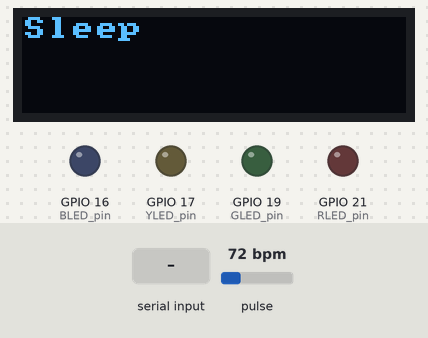
A sketch run on a simulated ESP32. On the bench: 128×32 one-colour display, output pins drawn as LEDs (lit = HIGH). The test bench sets the inputs (shaded band); at power-on: pulse 72 bpm. Nothing arrives over Bluetooth unless stated.

Above: at 1.2 s.
1.3 s: "wearable\n" received over the second serial link
At 2.1 s:
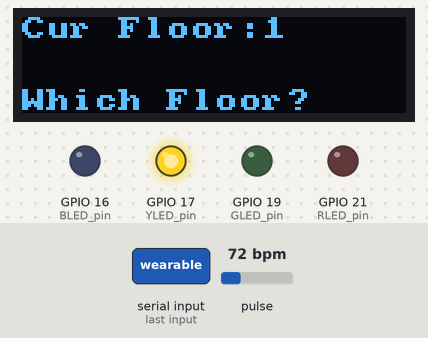
4.3 s: "Floor 150\n" received over the second serial link
At 5.1 s:
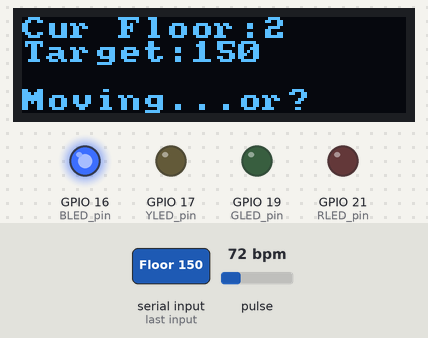
6.4 s: "sleep\n" received over the second serial link
At 8.3 s:
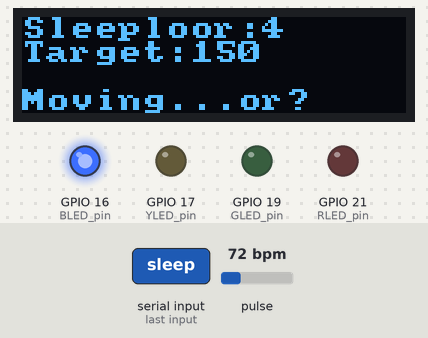
8.8 s: "cancelled\n" received over the second serial link
At 10.0 s:
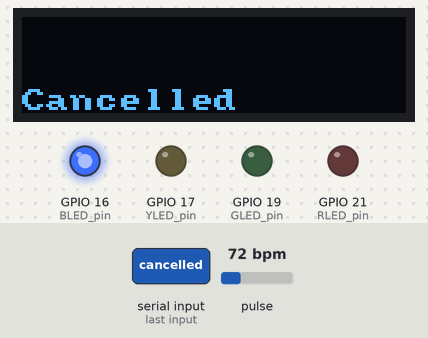
10.8 s: "Floor 1\n" received over the second serial link
At 11.9 s:
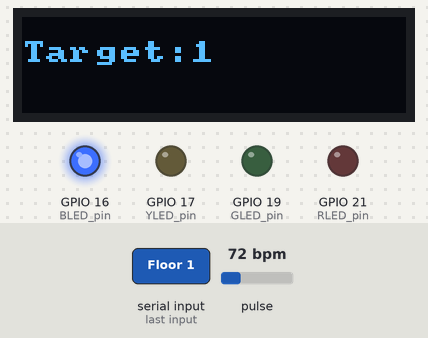
12.3 s: "Floor\n" received over the second serial link
At 13.6 s:
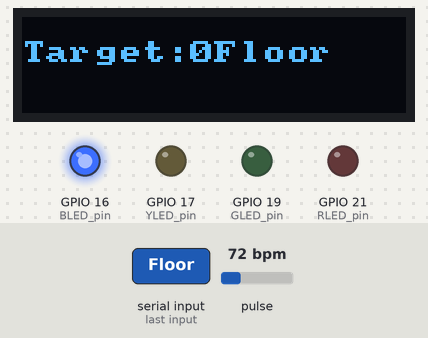
Timing chart, 0 to 14.8 s (numbered marks = the images above; inputs shaded):
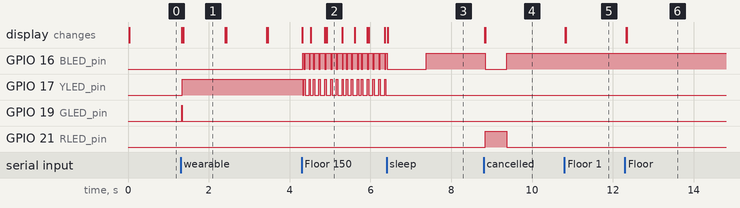

Measured:
- after the input at 1.3 s, GPIO 17 (YLED_pin): LOW → HIGH after 0.05 s; GPIO 19 (GLED_pin): LOW → HIGH at once, → LOW 0.01 s later; the display: first changes at once (image 1 shows a later state)
- after the input at 4.3 s, GPIO 16 (BLED_pin): goes HIGH 0.03 s, 15 × (LOW 0.04 s, HIGH 0.09 s), LOW 0.03 s, then HIGH, starting at once; GPIO 17 (YLED_pin): goes LOW 0.03 s, 15 × (HIGH 0.04 s, LOW 0.09 s), HIGH 0.03 s, then LOW, starting at once; the display: first changes at once (image 2 shows a later state)
- after the input at 6.4 s, GPIO 17 (YLED_pin): stops changing and stays LOW; the display: changes at once (image 3)
- after the input at 8.8 s, GPIO 16 (BLED_pin): HIGH → LOW at once, → HIGH 0.54 s later; GPIO 21 (RLED_pin): LOW → HIGH at once, → LOW 0.54 s later; the display: first changes at once (image 4 shows a later state)
- after the input at 10.8 s, the display: first changes at once (image 5 shows a later state)
- after the input at 12.3 s, the display: first changes at once (image 6 shows a later state)
- what the display in image 1 shows lasts 1.0 s, from 1.4 s to 2.4 s

The sketch:

elevatorControl.ino
```cpp
/*
   Global variables
*/
int ppg = 0;        // PPG from readPhotoSensor() (in Photodetector tab)
int sampleTime = 0; // Time of last sample (in Sampling tab)
bool sending;
int targetFloor = 1;
int currentFloor = 1;
bool movingFloor = false;
int lastFloorMove = millis();
String targetFloorString = "";

void setup() {
  setupCommunication();
  setupDisplay();
  setupPhotoSensor();
  setupLEDs();
  sending = false;
  writeDisplay("Sleep", 0, true);
}

void loop() {
  String command = receiveMessage();
  if (command == "sleep") {
    RBYG_LED(false, false, false, false);
    sending = false;
    writeDisplay("Sleep", 0, true);
  }
  else if (command == "wearable") {
    sending = true;
    writeDisplay("Boot up: ", 0, true);
    RBYG_LED(false, false, false, true);
  }
  else if (command == "cancelled")
  {
    writeDisplay("Cancelled", 3, true);
    RBYG_LED(true, false, false, false);
  }
  else if (command.indexOf("Floor") >= 0)
  {
    movingFloor = true;
    targetFloor = command.substring(command.indexOf(" ") + 1).toInt();
    if(targetFloor == 0 || targetFloor == currentFloor)
    {
      writeDisplay("Invalid Floor", 1, true);
      movingFloor = false;
    }
    targetFloorString = "Target:" + String(targetFloor);
    writeDisplay(targetFloorString.c_str(), 1, true);
  }
  //if (command != "") {
    //writeDisplay(command.c_str(), 1, false);
  //}

  if (movingFloor && lastFloorMove + 1000 < millis())
  {
    RBYG_LED(false, true, false, false);
    lastFloorMove = millis();
    if (targetFloor - currentFloor > 0) //going up
    {
      currentFloor = currentFloor + 1;
    }
    else if (targetFloor - currentFloor < 0)
    {
      currentFloor = currentFloor - 1;
    }
    else if (targetFloor == currentFloor)
    {
      movingFloor = false;
      sendMessage("Arrived");
      writeDisplay("Arrived!", 3, true);
      RBYG_LED(false, false, false, true);
    }
  }

  if (sending && sampleSensors()) {
    String response = String(sampleTime) + ",";
    response += String(ppg);

    if (movingFloor) {
      RBYG_LED(false, true, false, false);
      sendMessage("moving");
      writeDisplay("Moving...", 3, true);
      writeDisplay(targetFloorString.c_str(), 1, false);
    }
    if (checkForHand())
    {
      RBYG_LED(false, false, true, false);
      sendMessage("Hand");
      writeDisplay("Which Floor?", 3, true);
    }
    String curFloorString = "Cur Floor:" + String(currentFloor);
    writeDisplay(curFloorString.c_str(), 0, false);
    //writeDisplay(String(ppg).c_str(), 2, false);
  }
}
```

Communication.ino
```cpp
/*
 * Precompiler directive elegance: 0 == Serial, 1 == Bluetooth
 */
#define USE_BT 1

/*
 * This block allows us to use "Ser" throughout our codebase.
 * This makes the code to be protocol-agnostic.
 * Whether using Bluetooth or USB Serial, we will reference it as Ser.
 */
#if USE_BT
  #include "BluetoothSerial.h"
  BluetoothSerial BTSerial;     // instantiate a BT object
  #define Ser BTSerial          // substitute Ser for SerialBT
#else
  #define Ser Serial            // substitute Ser for Serial
#endif

/*
 * Initialize the communication protocol (either HW Serial or BT)
 */
void setupCommunication() {
  #if USE_BT
    Ser.begin("ZACArduino"); // any unique name for BT
  #else
    Ser.begin(115200);
  #endif
}

/*
 * Receive a message one character at a time, stopping at a newline ('\n')
 */
String receiveMessage() {
  String message = "";
  if (Ser.available() > 0) {
    while (true) {
      char c = Ser.read();
      if (c != char(-1)) {
        if (c == '\n')
          break;
        message += c;
      }
    }
  }
  return message;
}

/*
 * Send a message over the communication protocol
 */
void sendMessage(String message) {
  Ser.println(message);
}
```

Display.ino
```cpp
// OLED Library includes
#include "U8x8lib.h" // include the fast graphics library
#include "Wire.h"    // include the I2C library

/*
 * Instantiate the display object "oled" and reset it using the
 * predefined argument "U8X8_PIN_NONE"
 * NOTE: if you have trouble with this constructor call, your OS
 * might require that you specify the I2C pins (22 and 23) as
 * arguments. If that is the case, you would change the call to this:
 * U8X8_SSD1306_128X32_UNIVISION_HW_I2C oled(U8X8_PIN_NONE, 22, 23);
 */
U8X8_SSD1306_128X32_UNIVISION_HW_I2C oled(U8X8_PIN_NONE);

// Clear the display no more than once per second
const int MAX_REFRESH = 1000;
unsigned long lastClear = 0;

void setupDisplay() {
    oled.begin(); // Initializes u8x8 object
    oled.setPowerSave(0); // Makes sure OLED doesn't go to sleep
    oled.setFont(u8x8_font_amstrad_cpc_extended_r); // Set the font
    oled.setCursor(0, 0); //Sets the cursor at the top left corner
}

/*
 * A function to write a message on the OLED display.
 * The "row" argument specifies which row to print on: [0,1,2,3].
 * The "erase" argument specifies if the display should be cleared.
 */
void writeDisplay(const char * message, int row, bool erase) {
    unsigned long now = millis();
    //if erase is true and it's been longer than MAX_REFRESH (1s)
    if(erase && (millis() - lastClear >= MAX_REFRESH)) {
        oled.clearDisplay();
        lastClear = now;
    }
    oled.setCursor(0, row);
    oled.print(message);
}

/*
 * A function to write a CSV message on multiple lines on the OLED.
 * The "commaCount" argument says how many commas are in the String.
 * NOTE: The OLED can only display 4 lines (a maximum of 3 commas).
 */
void writeDisplayCSV(String message, int commaCount) {
     int startIndex = 0;
     for(int i=0; i<=commaCount; i++) {
          // find the index of the comma and store it in startIndex
          int index = message.indexOf(',', startIndex);

          // take everything in the string up until the comma
          String subMessage = message.substring(startIndex, index);

          startIndex = index + 1; // skip over the comma

          // Write the substring onto the OLED!
          writeDisplay(subMessage.c_str(), i, false);
     }
}
```

LEDs.ino
```cpp
// Specify the LED pin
const int RLED_pin = 21;
const int YLED_pin = 17;
const int BLED_pin = 16;
const int GLED_pin = 19;

// Start LED logic as “OFF”
int RLED = LOW;
int BLED = LOW;
int YLED = LOW;
int GLED = LOW;

void setupLEDs()
{
  // Setup the LED for output
  pinMode(RLED_pin, OUTPUT);
  pinMode(BLED_pin, OUTPUT);
  pinMode(YLED_pin, OUTPUT);
  pinMode(GLED_pin, OUTPUT);
}

void RBYG_LED(bool red, bool blue, bool yellow, bool green)
{
  // input of True -> turn LED to high/on
  RLED = red ? HIGH : LOW;
  BLED = blue ? HIGH : LOW;
  YLED = yellow ? HIGH : LOW;
  GLED = green ? HIGH : LOW;

  //Set values of all LEDs
  digitalWrite(RLED_pin, RLED);
  digitalWrite(BLED_pin, BLED);
  digitalWrite(YLED_pin, YLED);
  digitalWrite(GLED_pin, GLED);
}
```

Photodetector.ino
```cpp
/*
 * Photo Sensor (PPG) Include and Settings
 */
#include <Wire.h>     // include the Wire protocol (for I2C communication)
#include "MAX30105.h" // include the Photodetector library
MAX30105 photoSensor; // instantiate the Photodetector object
const int MAX_READING = 32767; // 2^15-1; might change w/config – TEST IT!!
const int PPG_avg = 32000;
const int PPG_thresh = 500;
const int PPG_checkTime = 100;
int PPG_lastCheck = millis();

/*
 * Initialize the sensor to use red, green, and IR LEDs for the best signal
 */
void setupPhotoSensor() {
  // Use default I2C port at 400kHz speed
  if(!photoSensor.begin(Wire, I2C_SPEED_FAST)) {
    sendMessage("MAX30101 not found. Please check wiring/power.");
    while(1); // “Halt program” by looping forever
  }

  // Sensor settings to get 50 Hz signal. See the datasheet for more info:
  // https://cdn.sparkfun.com/assets/8/1/c/9/0/MAX30101_Datasheet.pdf
  byte ledBrightness = 0x1F; // Options: 0==Off to 255==50mA (0x1F==50/8mA)
  byte sampleAverage = 4;    // Options: 1, 2, 4, 8, 16, 32
  byte ledMode = 3;          // Options: 1==R, 2==R+IR, 3==R+G+IR
  int sampleRate = 400;      // Options: 50,100,200,400,800,1000,1600,3200
  int pulseWidth = 215;      // Options: 69, 118, 215, 411
  int adcRange = 16384;      // Options: 2048, 4096, 8192, 16384

  // Configure sensor with these settings
  photoSensor.setup(ledBrightness, sampleAverage, ledMode, sampleRate, pulseWidth, adcRange);
}

/*
 * We are reading the IR signal here, but you should experiment with it.
 * The signal is negated because of the inverse relationship with blood
 * volume - a small reading means most absorption (peak of pulse).
 */
void readPhotoSensor() {
  // Get heartbeat pulse data and invert it
  ppg = MAX_READING - photoSensor.getIR();
}

bool checkForHand()
{
  if(ppg + PPG_thresh < PPG_avg && millis()-PPG_lastCheck > PPG_checkTime)
  {
    PPG_lastCheck = millis(); //only need to pause if hand is present
    return true;
  }
  return false;
}
```

Sampling.ino
```cpp
int sampleRate = 50;                  // Sensor reading Frequency (Hz)
unsigned long sampleDelay = 1e6/sampleRate; //Time(μs) between samples
unsigned long timeStart = 0;              //Start time timing variable
unsigned long timeEnd = 0;                  //End time timing variable

bool sampleSensors() {
  timeEnd = micros();
  if(timeEnd - timeStart >= sampleDelay) {
    displaySampleRate(timeEnd);
    timeStart = timeEnd;

    // Read the sensors and store their outputs in global variables
    sampleTime = millis();
    //readAccelSensor();     // values stored in "ax", "ay", and "az"
    readPhotoSensor();     // value stored in "ppg"
    return true;
  }

  return false;
}

void displaySampleRate(unsigned long currentTime) {
     int nSamples = 100;
     static int count = 0;
     static unsigned long lastTime = 0;

     count++;
     if(count == nSamples) {
     double avgRate = nSamples * 1e6 / (currentTime - lastTime);
     String message = String(avgRate) + " Hz";
     //writeDisplay(message.c_str(), 3, false);

     // reset
    count = 0;
    lastTime = currentTime;
    }
}
```
